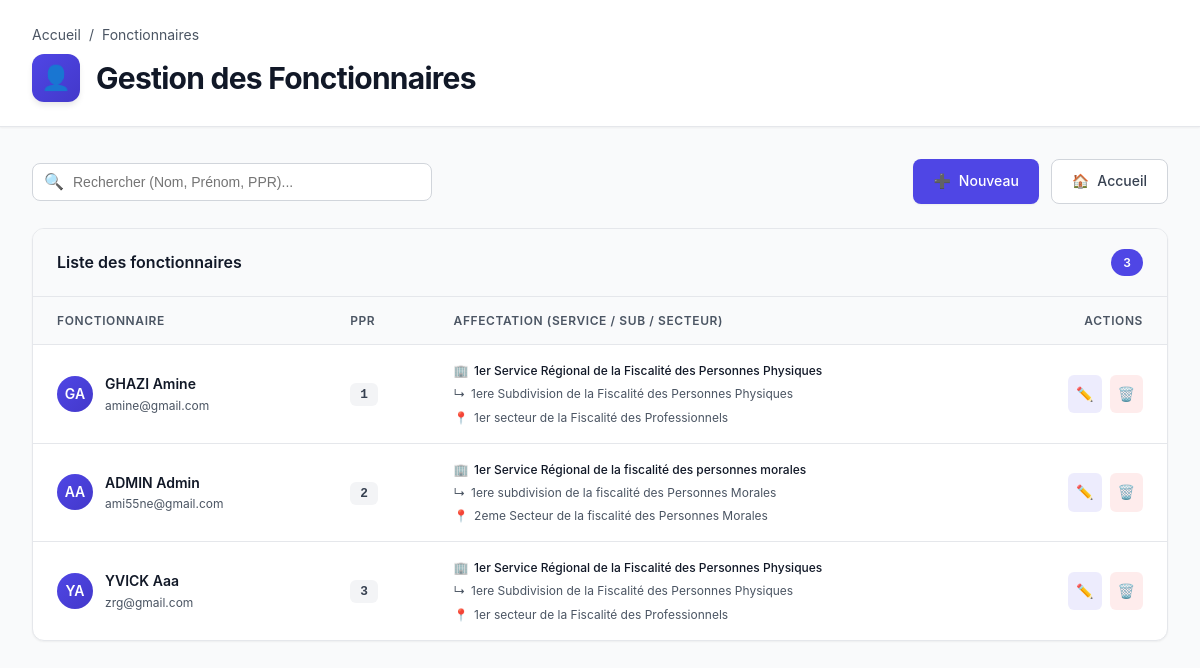
/liste_fonctionnaires/, run on the app's committed database.
### inventaire/models.py (models this page shows, shortened)
class Fonctionnaire(models.Model):
    ppr = models.CharField(max_length=50, unique=True)
    nom = models.CharField(max_length=100)
    prenom = models.CharField(max_length=100)
    email = models.EmailField(unique=True)
    service = models.ForeignKey(Service, on_delete=models.SET_NULL, null=True)
    subdivision = models.ForeignKey(Subdivision, on_delete=models.SET_NULL, null=True)
    secteur = models.ForeignKey(Secteur, on_delete=models.SET_NULL, null=True)
    limite_un_par_type = models.BooleanField( default=True, verbose_name="Limiter à 1 équipement par type (PC, Imprimante...)")

class Service(models.Model):
    libelle = models.CharField(max_length=150)
    class Meta:
        ordering = ['libelle']

class Subdivision(models.Model):
    service = models.ForeignKey(Service, on_delete=models.CASCADE, related_name='subdivisions')
    libelle = models.CharField(max_length=150)
    class Meta:
      ordering = ['service','libelle']

class Secteur(models.Model):
    subdivision = models.ForeignKey(Subdivision, on_delete=models.CASCADE, related_name='secteurs')
    libelle = models.CharField(max_length=150)
    class Meta:
        ordering = ['subdivision__service', 'subdivision__libelle', 'libelle']

### inventaire/views.py (the view, shortened to what this page needs)
# urls.py: path('liste_fonctionnaires/', views.liste_fonctionnaires, name='liste_fonctionnaires'),
def liste_fonctionnaires(request):
    search = request.GET.get('search', '')
    service = request.GET.get('service', '')
    bureau = request.GET.get('bureau', '')
    subdivision = request.GET.get('subdivision', '')
    fonctionnaires = Fonctionnaire.objects.all()
    if service:
        fonctionnaires = fonctionnaires.filter(service_id=service)
    if bureau:
        fonctionnaires = fonctionnaires.filter(bureau_id=bureau)
    if subdivision:
        fonctionnaires = fonctionnaires.filter(subdivision_id=subdivision)
    context = {
        'fonctionnaires': fonctionnaires,
        'services': Service.objects.all(),
        'bureaux': Bureau.objects.all(),
        'subdivisions': Subdivision.objects.all(),
    }
    return render(request, 'inventaire/liste_fonctionnaires.html', context)

### inventaire/templates/inventaire/liste_fonctionnaires.html (shortened to what this page needs)
<!DOCTYPE html>
<html lang="fr">
<head>
</head>
<body>
    <div class="header">
        <div class="header-content">
            <div class="breadcrumb">
                <a href="{% url 'home' %}">Accueil</a>
                <span>/</span>
                <span>Fonctionnaires</span>
            </div>
            <div class="page-title-section">
                <div class="page-icon">👤</div>
                <h1>Gestion des Fonctionnaires</h1>
            </div>
        </div>
    </div>
    <div class="container">
        <div class="toolbar">
            <div class="search-box">
                <span class="search-icon">🔍</span>
                <input type="text" id="searchInput" placeholder="Rechercher (Nom, Prénom, PPR)...">
            </div>
            <div class="toolbar-actions">
                <a href="{% url 'ajouter_fonctionnaire' %}" class="btn btn-primary">
                    <span>➕</span>
                    <span>Nouveau</span>
                </a>
                <a href="{% url 'home' %}" class="btn btn-secondary">
                    <span>🏠</span>
                    <span>Accueil</span>
                </a>
            </div>
        </div>
        <div class="card">
            {% if fonctionnaires %}
            <div class="card-header">
                <div class="card-title">Liste des fonctionnaires</div>
                <div class="count-badge">{{ fonctionnaires|length }}</div>
            </div>
            <div class="table-wrapper">
                <table id="fonctionnaireTable">
                    <thead>
                        <tr>
                            <th>Fonctionnaire</th>
                            <th>PPR</th>
                            <th>Affectation (Service / Sub / Secteur)</th>
                            <th style="text-align: right;">Actions</th>
                        </tr>
                    </thead>
                    <tbody>
                        {% for f in fonctionnaires %}
                        <tr>
                            <td>
                                <div class="user-cell">
                                    <div class="user-avatar">
                                        {{ f.nom|slice:":1" }}{{ f.prenom|slice:":1" }}
                                    </div>
                                    <div class="user-info">
                                        <div class="user-name">{{ f.nom|upper }} {{ f.prenom|title }}</div>
                                        <div class="user-email">{{ f.email }}</div>
                                    </div>
                                </div>
                            </td>
                            <td>
                                <span class="ppr-badge">{{ f.ppr }}</span>
                            </td>
                            <td>
                                <div class="org-stack">
                                    <div class="org-badge main">
                                        <span>🏢</span> {{ f.service.libelle }}
                                    </div>
                                    {% if f.subdivision %}
                                    <div class="org-badge">
                                        <span>↳</span> {{ f.subdivision.libelle }}
                                    </div>
                                    {% endif %}
                                    {% if f.secteur %}
                                    <div class="org-badge">
                                        <span>📍</span> {{ f.secteur.libelle }}
                                    </div>
                                    {% endif %}
                                </div>
                            </td>
                            <td>
                                <div class="action-buttons">
                                    <a href="{% url 'modifier_fonctionnaire' f.id %}" class="action-btn btn-edit" title="Modifier">
                                        <span>✏️</span>
                                    </a>
                                    <a href="{% url 'supprimer_fonctionnaire' f.id %}"
                                       class="action-btn btn-delete"
                                       title="Supprimer"
                                       onclick="return confirm('Confirmer la suppression de {{ f.nom }} {{ f.prenom }} ?');">
                                        <span>🗑️</span>
                                    </a>
                                </div>
                            </td>
                        </tr>
                        {% endfor %}
                    </tbody>
                </table>
            </div>
            {% endif %}
        </div>
    </div>
</body>
</html>

### data on the page
Fonctionnaire: nom "G", prenom "A", nom "GHAZI", prenom "Amine", email "amine@gmail.com", ppr "1", service.libelle "1er Service Régional de la Fiscalité des Personnes Physiques", subdivision.libelle "1ere Subdivision de la Fiscalité des Personnes Physiques", secteur.libelle "1er secteur de la Fiscalité des Professionnels"
Fonctionnaire: nom "A", prenom "A", nom "ADMIN", prenom "Admin", email "ami55ne@gmail.com", ppr "2", service.libelle "1er Service Régional de la fiscalité des personnes morales", subdivision.libelle "1ere subdivision de la fiscalité des Personnes Morales", secteur.libelle "2eme Secteur de la fiscalité des Personnes Morales"
Fonctionnaire: nom "Y", prenom "A", nom "YVICK", prenom "Aaa", email "zrg@gmail.com", ppr "3", service.libelle "1er Service Régional de la Fiscalité des Personnes Physiques", subdivision.libelle "1ere Subdivision de la Fiscalité des Personnes Physiques", secteur.libelle "1er secteur de la Fiscalité des Professionnels"

### other printed values
{{ fonctionnaires|length }} "3"
